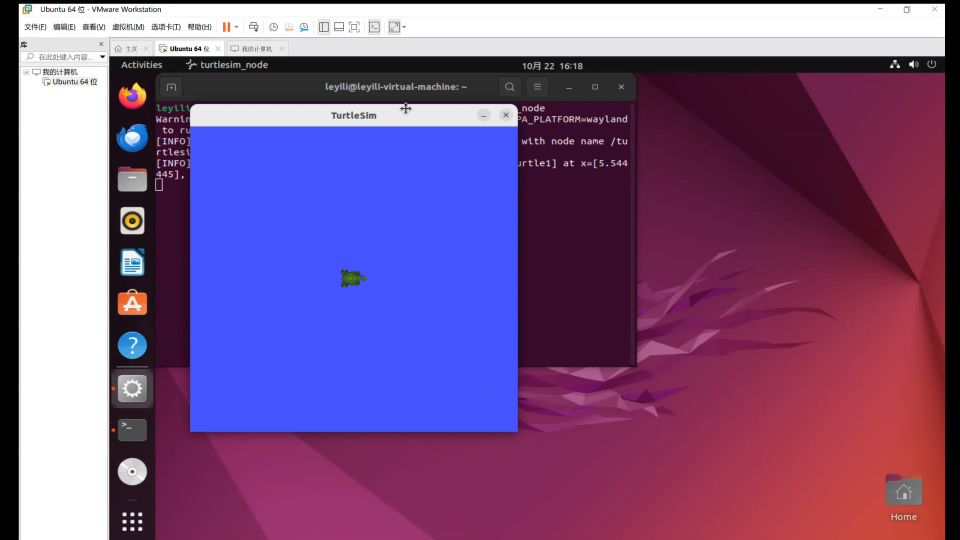
#> input picture frame 91 of Week1/lijian/自证视频.mp4, 1920 x 1080 px, given in place of the camera (shown at 1/2 size)
$ python task4_video.py
#> lines starting #> are read from the running program, lines starting #| are printed output that depends on the picture; after the words box and inside, x2 and y2 are one past the last pixel; in counts of white or black regions, pixels touching at a corner belong together
import cv2 as cv
from pathlib import Path
import numpy as np
import sys
def imwrite(path, img):
    path = Path(path)
    ok, buf = cv.imencode(path.suffix, img)
    if not ok:
        raise ValueError(f"编码失败：{path}")
    buf.tofile(str(path))
    print("修改图已保存到:", path)

video = Path(__file__).parent.parent/"data"/"video"/"blue_bird.mp4"
if video.exists():
    cap = cv.VideoCapture(str(video))
    print("读取到视频",video.name)
else:
    cap = cv.VideoCapture(0)
    print("读取到摄像头")
if not cap.isOpened():
    sys.exit("视频或摄像头打开失败")
fps = cap.get(cv.CAP_PROP_FPS)
if fps <= 0:
    fps = 24
delay = max(1,int(1000/fps))
frame_w = int(cap.get(cv.CAP_PROP_FRAME_WIDTH))
frame_h = int(cap.get(cv.CAP_PROP_FRAME_HEIGHT))
print("fps:",fps,"宽:",frame_w,"高:",frame_h,"每帧等待:",delay,"毫秒")

video_out = Path(__file__).parent.parent/"outputs"/"task4"/"blue_bird_result.mp4"
fourcc = cv.VideoWriter_fourcc(*"mp4v")
writer = cv.VideoWriter(str(video_out),fourcc,fps,(frame_w,frame_h))
if not writer.isOpened():
    sys.exit("结果视频无法创建")
print("结果视频输出到:",video_out)

kernel = np.ones((21,21),np.uint8)
frame_id = 0
target_id = 0
while True:
    ret,frame = cap.read()
#> frame is the input picture: shape (1080, 1920, 3); mean B, G, R 133.8, 85.2, 121.9
    if not ret:
        print("播放结束，共处理",frame_id,"帧，有目标",target_id,"帧")
        break
    frame_id = frame_id + 1

    frame_hsv = cv.cvtColor(frame,cv.COLOR_BGR2HSV)
#> frame_hsv: shape (1080, 1920, 3); mean H, S, V 109.9, 128.8, 158.4
    frame_mask = cv.inRange(frame_hsv,(95,60,70),(125,255,255))
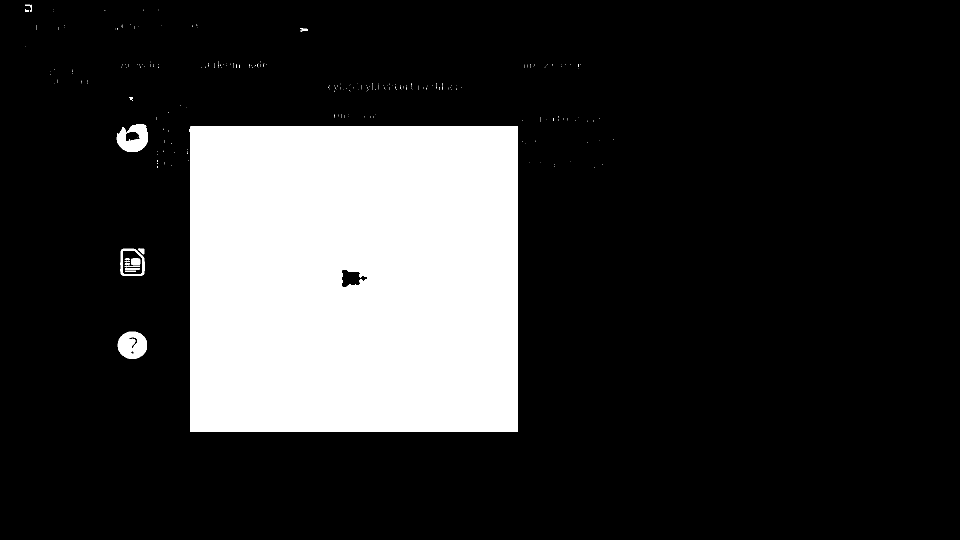
#> frame_mask: shape (1080, 1920) (shown at 1/2 size); 19.7% white; 243 white regions (226 under 20 px), largest, box (x1, y1, x2, y2) and area: (378, 252, 1036, 864) 400460, (235, 663, 294, 718) 2517, (233, 248, 296, 304) 2380
    frame_mask = cv.morphologyEx(frame_mask,cv.MORPH_CLOSE,kernel)
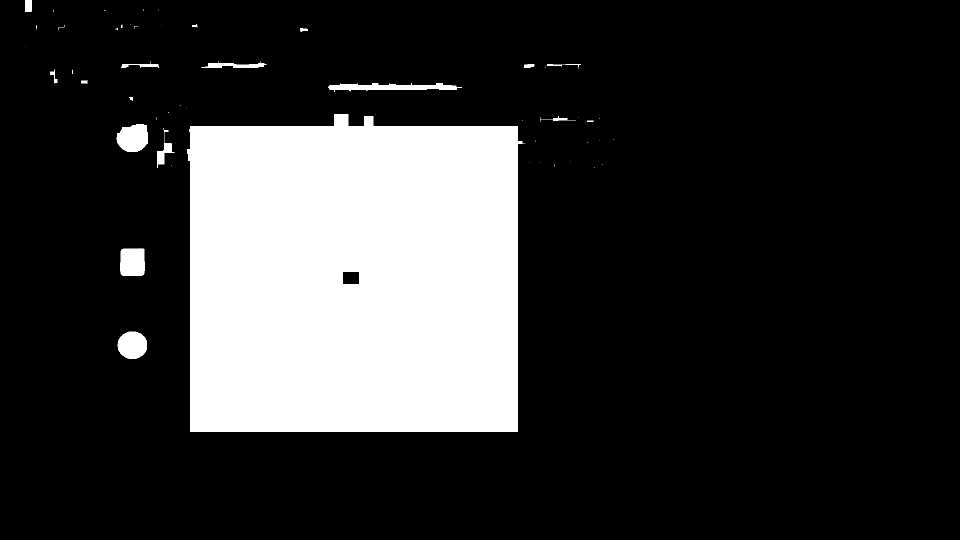
#> frame_mask: shape (1080, 1920) (shown at 1/2 size); 20.1% white; 51 white regions (32 under 20 px)
    frame_cnts,hierarchy = cv.findContours(frame_mask,cv.RETR_EXTERNAL,cv.CHAIN_APPROX_SIMPLE)
#> frame_cnts = 51 contours, 33 with area under 20; largest, box (x1, y1, x2, y2) and area: (374, 228, 1051, 864) 401408, (233, 248, 296, 304) 2739, (240, 496, 290, 552) 2550, (235, 663, 294, 718) 2526, (656, 166, 924, 184) 2472
    frame_area_min = frame.shape[0]*frame.shape[1]*0.002
#> frame_area_min = 4147.2

    boxes = []
    for c in frame_cnts:
        area = cv.contourArea(c)
        if area < frame_area_min:
            continue
        x,y,w,h = cv.boundingRect(c)
        boxes.append((x,y,w,h,area))
#> this loop made 51 passes
#> area on passes 1, 2, 14, 15, 16, 21, 27, 28, 29, 31, 33, 34: 2526.5, 2550, 692.5, 2739, 24.5, 130.5, 30, 2471.5, 61, 111, 107, 118
#> (area, x, y, w, h) on pass 23: (401408, 374, 228, 677, 636)
#> after the loop, boxes = [(374, 228, 677, 636, 401408)]

    if len(boxes) > 0:
        target_id = target_id + 1
        x1 = min(b[0] for b in boxes)
#> x1 = 374
        y1 = min(b[1] for b in boxes)
#> y1 = 228
        x2 = max(b[0]+b[2] for b in boxes)
#> x2 = 1051
        y2 = max(b[1]+b[3] for b in boxes)
#> y2 = 864
        area = sum(b[4] for b in boxes)
#> area = 401408
        cx = (x1+x2)//2
#> cx = 712
        cy = (y1+y2)//2
#> cy = 546
        cv.rectangle(frame,(x1,y1),(x2,y2),(0,255,0),2)
        cv.circle(frame,(cx,cy),6,(0,0,255),-1)
#> frame: shape (1080, 1920, 3); mean B, G, R 133.4, 85.9, 121.6
        cv.putText(frame,"(%d,%d) area=%d" % (cx,cy,int(area)),(x1,max(y1-10,20)),cv.FONT_HERSHEY_SIMPLEX,0.6,(0,0,255),2)
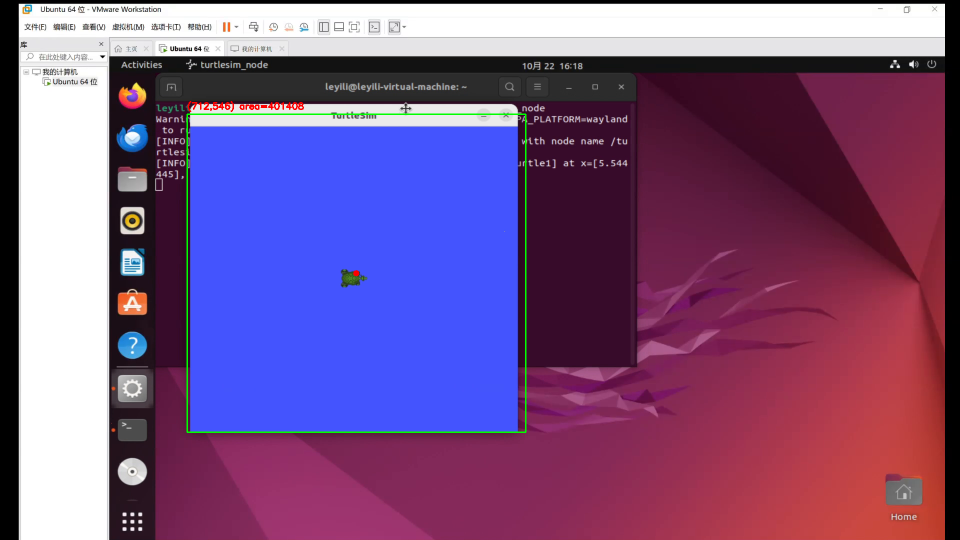
#> frame: shape (1080, 1920, 3) (shown at 1/2 size); mean B, G, R 133.3, 85.8, 121.6
        if frame_id % 30 == 1:
            print("第%d帧 中心=(%d, %d) 面积=%d 轮廓数=%d" % (frame_id,cx,cy,int(area),len(boxes)))
#| 第1帧 中心=(712, 546) 面积=401408 轮廓数=1
        if frame_id == 1:
            imwrite(str(Path(__file__).parent.parent/"outputs"/"task4"/"frame_001_result.png"),frame)
    elif frame_id % 30 == 1:
        print("第%d帧 未找到目标" % frame_id)

    writer.write(frame)
    cv.imshow("blue_bird",frame)
    key = cv.waitKey(delay) & 0xFF
#> (key q is pressed here)
    if key == 27 or key == ord('q'):
        print("手动退出")
        break

cap.release()
writer.release()
cv.destroyAllWindows()
#> (the run stopped early here; a loop or call above may not have finished)

$ run again, starting later in the video
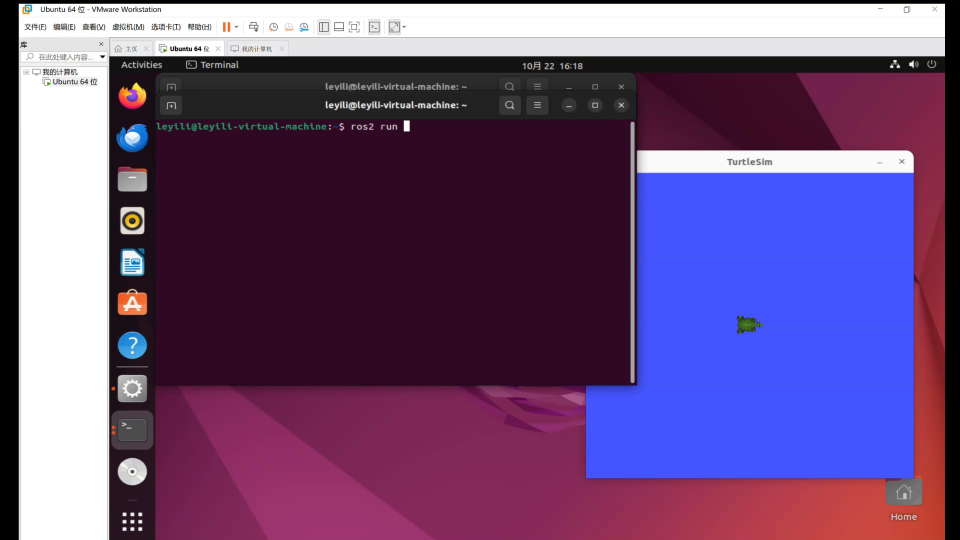
#> input picture frame 411 of Week1/lijian/自证视频.mp4, 1920 x 1080 px, given in place of the camera (shown at 1/2 size)
#> frame is the input picture: shape (1080, 1920, 3); mean B, G, R 122.7, 78.3, 106.5
#> frame_hsv: shape (1080, 1920, 3); mean H, S, V 107.7, 131.8, 139
#> `frame_mask = cv.morphologyEx(frame_mask,cv.MORPH_CLOSE,kernel)`:
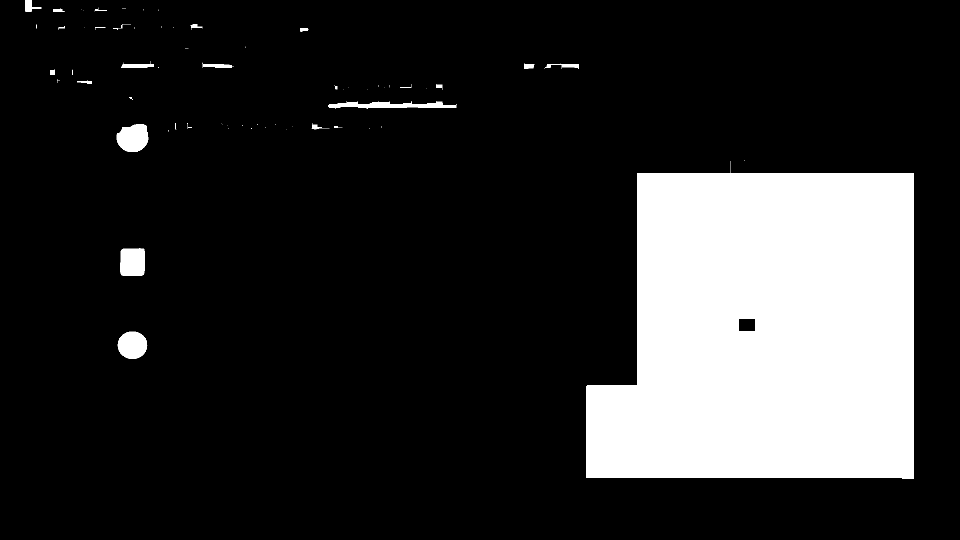
#> frame_mask: shape (1080, 1920) (shown at 1/2 size); 17.8% white; 67 white regions (39 under 20 px)
#> frame_cnts = 67 contours, 43 with area under 20; largest, box (x1, y1, x2, y2) and area: (1172, 322, 1828, 958) 355692, (233, 248, 297, 304) 2742, (240, 496, 290, 552) 2574, (235, 663, 295, 718) 2518, (656, 202, 914, 218) 2066
#> the loop `for c in frame_cnts:` made 67 passes
#> area on passes 1, 2, 13, 19, 21, 24, 31, 35: 2518.5, 2574.5, 21.5, 2742, 108.5, 2066, 23.5, 73
#> after the loop `for c in frame_cnts:`: boxes = [(1172, 322, 656, 636, 355691.5)]
#> x1 = 1172
#> y1 = 322
#> x2 = 1828
#> y2 = 958
#> `area = sum(b[4] for b in boxes)`: area = 355691.5
#> cx = 1500
#> cy = 640
#> `cv.putText(frame,"(%d,%d) area=%d" % (cx,cy,int(area)),(x1,max(y1-10,2..`:
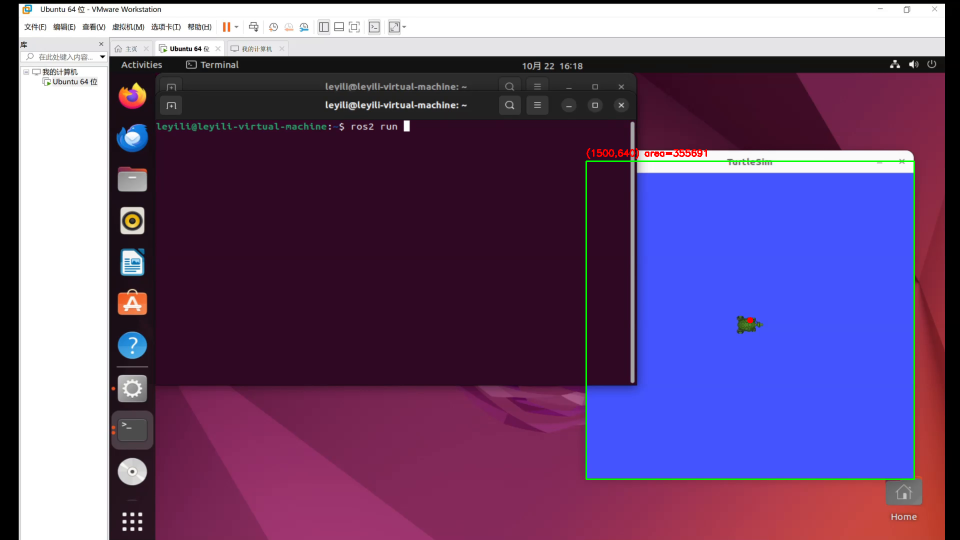
#> frame: shape (1080, 1920, 3) (shown at 1/2 size); mean B, G, R 122.1, 78.8, 106.2
#| 第1帧 中心=(1500, 640) 面积=355691 轮廓数=1

$ run again, starting later in the video
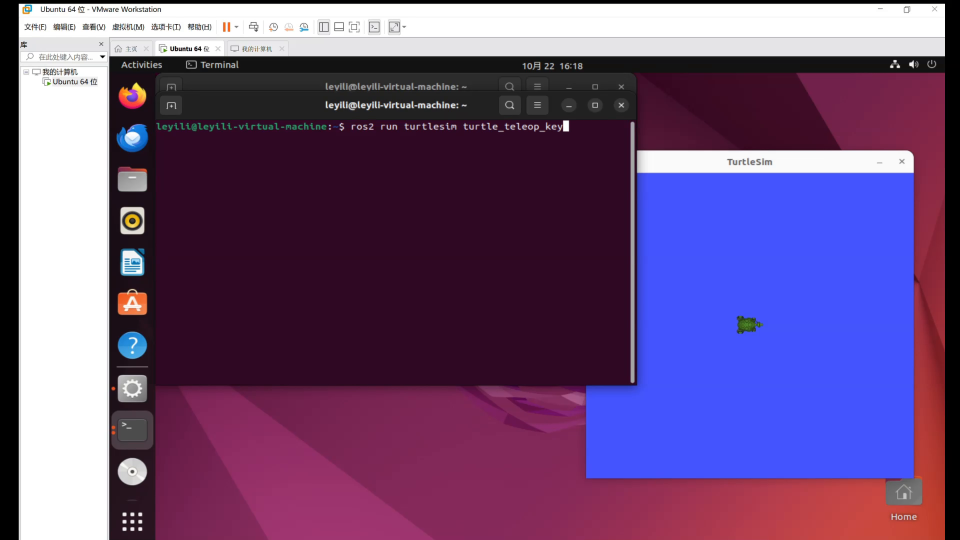
#> input picture frame 731 of Week1/lijian/自证视频.mp4, 1920 x 1080 px, given in place of the camera (shown at 1/2 size)
#> frame is the input picture: shape (1080, 1920, 3); mean B, G, R 122.8, 78.4, 106.6
#> frame_hsv: shape (1080, 1920, 3); mean H, S, V 108, 131.6, 139.1
#> `frame_mask = cv.morphologyEx(frame_mask,cv.MORPH_CLOSE,kernel)`:
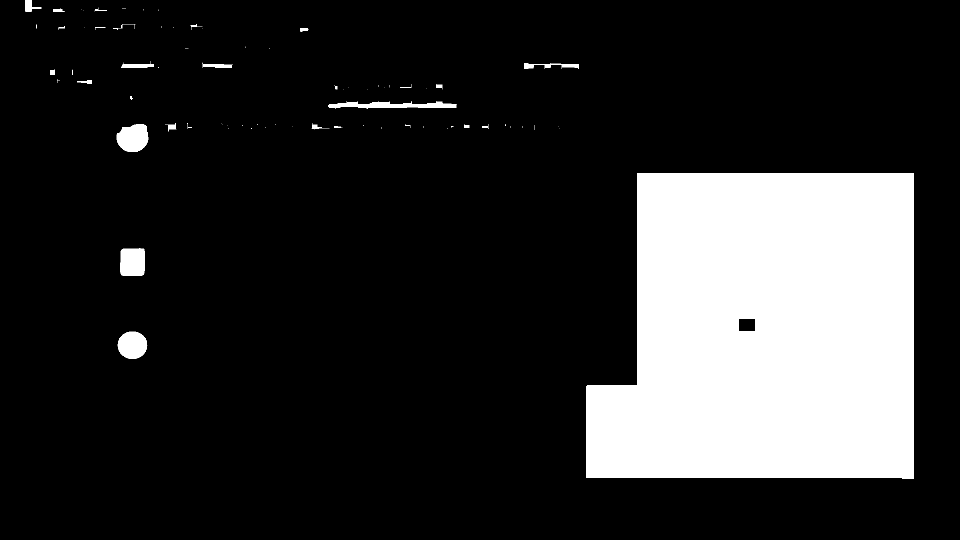
#> frame_mask: shape (1080, 1920) (shown at 1/2 size); 17.9% white; 75 white regions (45 under 20 px)
#> frame_cnts = 75 contours, 48 with area under 20; largest, box (x1, y1, x2, y2) and area: (1172, 346, 1828, 958) 355690, (233, 248, 297, 304) 2742, (240, 496, 290, 552) 2574, (235, 663, 295, 718) 2518, (656, 202, 914, 218) 2137
#> the loop `for c in frame_cnts:` made 75 passes
#> area on passes 1, 2, 16, 23, 24, 28, 30, 32: 2518.5, 2574.5, 34, 37.5, 50.5, 2741.5, 104.5, 144
#> after the loop `for c in frame_cnts:`: boxes = [(1172, 346, 656, 612, 355690.5)]
#> x1 = 1172
#> y1 = 346
#> x2 = 1828
#> y2 = 958
#> `area = sum(b[4] for b in boxes)`: area = 355690.5
#> cx = 1500
#> cy = 652
#> `cv.putText(frame,"(%d,%d) area=%d" % (cx,cy,int(area)),(x1,max(y1-10,2..`:
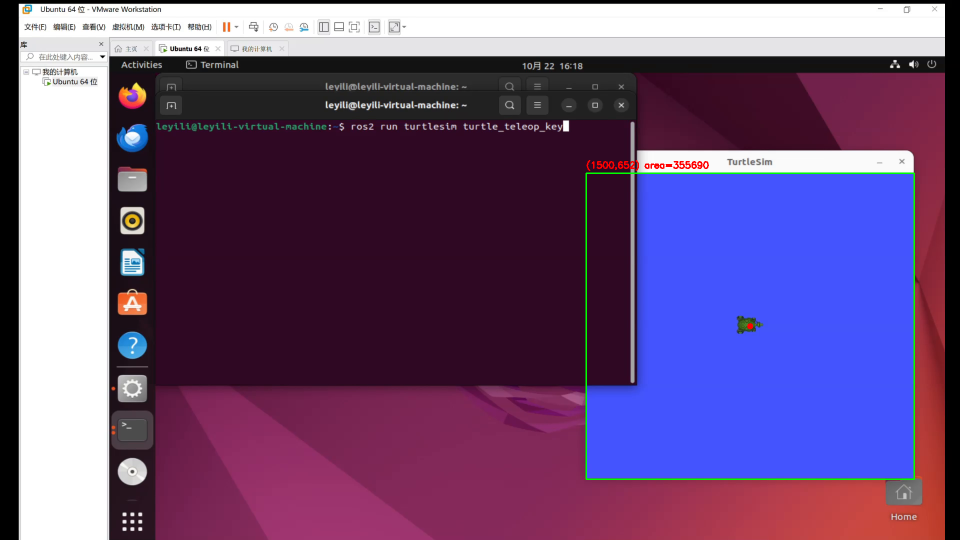
#> frame: shape (1080, 1920, 3) (shown at 1/2 size); mean B, G, R 122.2, 79, 106.4
#| 第1帧 中心=(1500, 652) 面积=355690 轮廓数=1
